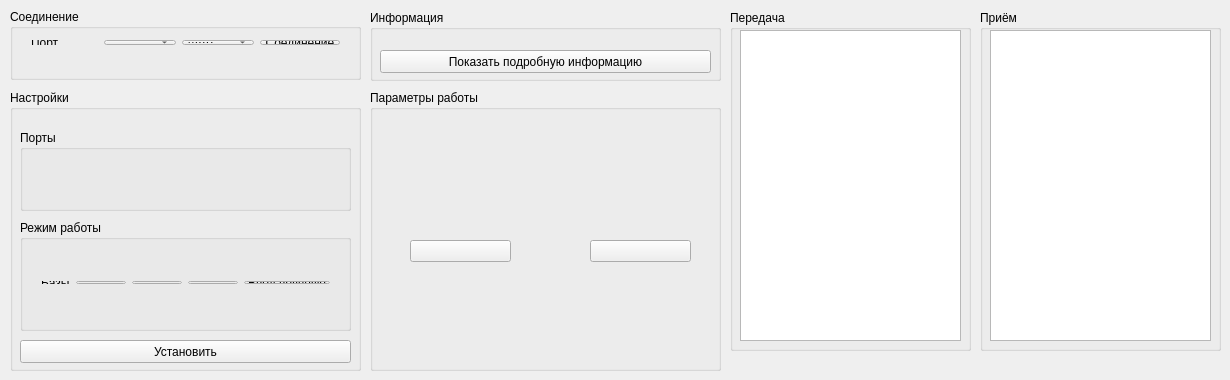
<?xml version="1.0" encoding="UTF-8"?>
<ui version="4.0">
 <class>MainWindow</class>
 <widget class="QMainWindow" name="MainWindow">
  <property name="geometry">
   <rect>
    <x>0</x>
    <y>0</y>
    <width>1230</width>
    <height>380</height>
   </rect>
  </property>
  <property name="sizePolicy">
   <sizepolicy hsizetype="Preferred" vsizetype="Preferred">
    <horstretch>0</horstretch>
    <verstretch>0</verstretch>
   </sizepolicy>
  </property>
  <property name="minimumSize">
   <size>
    <width>1230</width>
    <height>380</height>
   </size>
  </property>
  <property name="maximumSize">
   <size>
    <width>1230</width>
    <height>380</height>
   </size>
  </property>
  <property name="windowTitle">
   <string>Конфигуратор СУ 02</string>
  </property>
  <widget class="QWidget" name="centralWidget">
   <widget class="QGroupBox" name="ConnectionGb">
    <property name="geometry">
     <rect>
      <x>10</x>
      <y>9</y>
      <width>351</width>
      <height>71</height>
     </rect>
    </property>
    <property name="title">
     <string>Соединение</string>
    </property>
    <widget class="QWidget" name="layoutWidget">
     <property name="geometry">
      <rect>
       <x>10</x>
       <y>20</y>
       <width>331</width>
       <height>27</height>
      </rect>
     </property>
     <layout class="QHBoxLayout" name="horizontalLayout">
      <item>
       <widget class="QLabel" name="label">
        <property name="text">
         <string>Порт</string>
        </property>
       </widget>
      </item>
      <item>
       <widget class="QComboBox" name="PortCb"/>
      </item>
      <item>
       <widget class="QComboBox" name="portUserSpeedCbox">
        <item>
         <property name="text">
          <string>Авто</string>
         </property>
        </item>
        <item>
         <property name="text">
          <string>150</string>
         </property>
        </item>
        <item>
         <property name="text">
          <string>300</string>
         </property>
        </item>
        <item>
         <property name="text">
          <string>600</string>
         </property>
        </item>
        <item>
         <property name="text">
          <string>1200</string>
         </property>
        </item>
        <item>
         <property name="text">
          <string>2400</string>
         </property>
        </item>
        <item>
         <property name="text">
          <string>4800</string>
         </property>
        </item>
        <item>
         <property name="text">
          <string>9600</string>
         </property>
        </item>
        <item>
         <property name="text">
          <string>14400</string>
         </property>
        </item>
        <item>
         <property name="text">
          <string>19200</string>
         </property>
        </item>
        <item>
         <property name="text">
          <string>38400</string>
         </property>
        </item>
        <item>
         <property name="text">
          <string>56000</string>
         </property>
        </item>
        <item>
         <property name="text">
          <string>57600</string>
         </property>
        </item>
        <item>
         <property name="text">
          <string>115200</string>
         </property>
        </item>
        <item>
         <property name="text">
          <string>230400</string>
         </property>
        </item>
        <item>
         <property name="text">
          <string>460800</string>
         </property>
        </item>
       </widget>
      </item>
      <item>
       <widget class="QPushButton" name="connBtn">
        <property name="text">
         <string>Соединение</string>
        </property>
       </widget>
      </item>
     </layout>
    </widget>
    <widget class="QWidget" name="layoutWidget">
     <property name="geometry">
      <rect>
       <x>10</x>
       <y>50</y>
       <width>331</width>
       <height>17</height>
      </rect>
     </property>
     <layout class="QHBoxLayout" name="horizontalLayout_2">
      <item>
       <widget class="QLabel" name="label_2">
        <property name="text">
         <string>Статус:</string>
        </property>
       </widget>
      </item>
      <item>
       <widget class="QLabel" name="StatusLabel">
        <property name="text">
         <string>нет соединения</string>
        </property>
        <property name="alignment">
         <set>Qt::AlignRight|Qt::AlignTrailing|Qt::AlignVCenter</set>
        </property>
       </widget>
      </item>
      <item>
       <widget class="QLabel" name="ProtocolLabel">
        <property name="text">
         <string>н/д</string>
        </property>
        <property name="alignment">
         <set>Qt::AlignRight|Qt::AlignTrailing|Qt::AlignVCenter</set>
        </property>
       </widget>
      </item>
     </layout>
    </widget>
   </widget>
   <widget class="QGroupBox" name="ParametersGb">
    <property name="geometry">
     <rect>
      <x>370</x>
      <y>90</y>
      <width>351</width>
      <height>281</height>
     </rect>
    </property>
    <property name="title">
     <string>Параметры работы</string>
    </property>
    <widget class="QWidget" name="layoutWidget">
     <property name="geometry">
      <rect>
       <x>10</x>
       <y>260</y>
       <width>331</width>
       <height>16</height>
      </rect>
     </property>
     <layout class="QHBoxLayout" name="GetBytesHLayout">
      <item>
       <widget class="QLabel" name="label_3">
        <property name="text">
         <string>Количество принятых байт:</string>
        </property>
       </widget>
      </item>
      <item>
       <widget class="QLabel" name="getBytesLbl">
        <property name="text">
         <string>0</string>
        </property>
        <property name="alignment">
         <set>Qt::AlignRight|Qt::AlignTrailing|Qt::AlignVCenter</set>
        </property>
       </widget>
      </item>
     </layout>
    </widget>
    <widget class="QWidget" name="layoutWidget">
     <property name="geometry">
      <rect>
       <x>10</x>
       <y>20</y>
       <width>331</width>
       <height>16</height>
      </rect>
     </property>
     <layout class="QHBoxLayout" name="horizontalLayout_4">
      <item>
       <widget class="QLabel" name="label_4">
        <property name="text">
         <string>Версия:</string>
        </property>
       </widget>
      </item>
      <item>
       <widget class="QLabel" name="versionLbl">
        <property name="text">
         <string>н/д</string>
        </property>
        <property name="alignment">
         <set>Qt::AlignRight|Qt::AlignTrailing|Qt::AlignVCenter</set>
        </property>
       </widget>
      </item>
     </layout>
    </widget>
    <widget class="QWidget" name="layoutWidget">
     <property name="geometry">
      <rect>
       <x>10</x>
       <y>40</y>
       <width>331</width>
       <height>16</height>
      </rect>
     </property>
     <layout class="QHBoxLayout" name="horizontalLayout_7">
      <item>
       <widget class="QLabel" name="label_7">
        <property name="text">
         <string>Порт связи с БУ:</string>
        </property>
       </widget>
      </item>
      <item>
       <widget class="QLabel" name="port2SpeedLbl">
        <property name="text">
         <string>н/д</string>
        </property>
        <property name="alignment">
         <set>Qt::AlignRight|Qt::AlignTrailing|Qt::AlignVCenter</set>
        </property>
       </widget>
      </item>
      <item>
       <widget class="QLabel" name="port2ProtocolLbl">
        <property name="text">
         <string>н/д</string>
        </property>
        <property name="alignment">
         <set>Qt::AlignRight|Qt::AlignTrailing|Qt::AlignVCenter</set>
        </property>
       </widget>
      </item>
     </layout>
    </widget>
    <widget class="QWidget" name="layoutWidget">
     <property name="geometry">
      <rect>
       <x>10</x>
       <y>60</y>
       <width>331</width>
       <height>16</height>
      </rect>
     </property>
     <layout class="QHBoxLayout" name="horizontalLayout_9">
      <item>
       <widget class="QLabel" name="label_9">
        <property name="text">
         <string>Режим исполнения 02:</string>
        </property>
       </widget>
      </item>
      <item>
       <widget class="QLabel" name="SumModeLbl">
        <property name="text">
         <string>н/д</string>
        </property>
        <property name="alignment">
         <set>Qt::AlignRight|Qt::AlignTrailing|Qt::AlignVCenter</set>
        </property>
       </widget>
      </item>
     </layout>
    </widget>
    <widget class="QWidget" name="layoutWidget">
     <property name="geometry">
      <rect>
       <x>10</x>
       <y>80</y>
       <width>331</width>
       <height>16</height>
      </rect>
     </property>
     <layout class="QHBoxLayout" name="horizontalLayout_11">
      <item>
       <widget class="QLabel" name="label_13">
        <property name="text">
         <string>Расположение:</string>
        </property>
       </widget>
      </item>
      <item>
       <widget class="QLabel" name="SumPosLbl">
        <property name="text">
         <string>н/д</string>
        </property>
        <property name="alignment">
         <set>Qt::AlignRight|Qt::AlignTrailing|Qt::AlignVCenter</set>
        </property>
       </widget>
      </item>
     </layout>
    </widget>
    <widget class="BlockBtn" name="pushButton">
     <property name="geometry">
      <rect>
       <x>40</x>
       <y>150</y>
       <width>101</width>
       <height>22</height>
      </rect>
     </property>
     <property name="font">
      <font>
       <family>Times New Roman</family>
       <pointsize>20</pointsize>
       <italic>false</italic>
      </font>
     </property>
     <property name="text">
      <string/>
     </property>
    </widget>
    <widget class="BlockBtn" name="pushButton_2">
     <property name="geometry">
      <rect>
       <x>220</x>
       <y>150</y>
       <width>101</width>
       <height>22</height>
      </rect>
     </property>
     <property name="font">
      <font>
       <family>Times New Roman</family>
       <pointsize>20</pointsize>
      </font>
     </property>
     <property name="text">
      <string/>
     </property>
    </widget>
   </widget>
   <widget class="QGroupBox" name="SettingsGb">
    <property name="geometry">
     <rect>
      <x>10</x>
      <y>90</y>
      <width>351</width>
      <height>281</height>
     </rect>
    </property>
    <property name="title">
     <string>Настройки</string>
    </property>
    <widget class="QPushButton" name="SetBtn">
     <property name="geometry">
      <rect>
       <x>10</x>
       <y>250</y>
       <width>331</width>
       <height>23</height>
      </rect>
     </property>
     <property name="text">
      <string>Установить</string>
     </property>
    </widget>
    <widget class="QGroupBox" name="groupBox">
     <property name="geometry">
      <rect>
       <x>10</x>
       <y>40</y>
       <width>331</width>
       <height>81</height>
      </rect>
     </property>
     <property name="title">
      <string>Порты</string>
     </property>
     <widget class="QWidget" name="layoutWidget">
      <property name="geometry">
       <rect>
        <x>10</x>
        <y>20</y>
        <width>311</width>
        <height>22</height>
       </rect>
      </property>
      <layout class="QHBoxLayout" name="horizontalLayout_5">
       <item>
        <widget class="QLabel" name="label_5">
         <property name="text">
          <string>Управляющий порт</string>
         </property>
        </widget>
       </item>
       <item>
        <widget class="QComboBox" name="port1SpeedCb">
         <item>
          <property name="text">
           <string/>
          </property>
         </item>
         <item>
          <property name="text">
           <string>150</string>
          </property>
         </item>
         <item>
          <property name="text">
           <string>300</string>
          </property>
         </item>
         <item>
          <property name="text">
           <string>600</string>
          </property>
         </item>
         <item>
          <property name="text">
           <string>1200</string>
          </property>
         </item>
         <item>
          <property name="text">
           <string>2400</string>
          </property>
         </item>
         <item>
          <property name="text">
           <string>4800</string>
          </property>
         </item>
         <item>
          <property name="text">
           <string>9600</string>
          </property>
         </item>
         <item>
          <property name="text">
           <string>14400</string>
          </property>
         </item>
         <item>
          <property name="text">
           <string>19200</string>
          </property>
         </item>
         <item>
          <property name="text">
           <string>38400</string>
          </property>
         </item>
         <item>
          <property name="text">
           <string>56000</string>
          </property>
         </item>
         <item>
          <property name="text">
           <string>57600</string>
          </property>
         </item>
         <item>
          <property name="text">
           <string>115200</string>
          </property>
         </item>
         <item>
          <property name="text">
           <string>230400</string>
          </property>
         </item>
         <item>
          <property name="text">
           <string>460800</string>
          </property>
         </item>
        </widget>
       </item>
       <item>
        <widget class="QComboBox" name="port1ProtocolCb">
         <item>
          <property name="text">
           <string/>
          </property>
         </item>
         <item>
          <property name="text">
           <string>NMEA</string>
          </property>
         </item>
         <item>
          <property name="text">
           <string>BINR</string>
          </property>
         </item>
         <item>
          <property name="text">
           <string>BCP2</string>
          </property>
         </item>
        </widget>
       </item>
      </layout>
     </widget>
     <widget class="QWidget" name="layoutWidget">
      <property name="geometry">
       <rect>
        <x>10</x>
        <y>50</y>
        <width>311</width>
        <height>22</height>
       </rect>
      </property>
      <layout class="QHBoxLayout" name="horizontalLayout_6">
       <item>
        <widget class="QLabel" name="label_6">
         <property name="minimumSize">
          <size>
           <width>100</width>
           <height>0</height>
          </size>
         </property>
         <property name="maximumSize">
          <size>
           <width>100</width>
           <height>16777215</height>
          </size>
         </property>
         <property name="text">
          <string>Порт связи с БУ</string>
         </property>
        </widget>
       </item>
       <item>
        <widget class="QComboBox" name="port2SpeedCb">
         <item>
          <property name="text">
           <string/>
          </property>
         </item>
         <item>
          <property name="text">
           <string>150</string>
          </property>
         </item>
         <item>
          <property name="text">
           <string>300</string>
          </property>
         </item>
         <item>
          <property name="text">
           <string>600</string>
          </property>
         </item>
         <item>
          <property name="text">
           <string>1200</string>
          </property>
         </item>
         <item>
          <property name="text">
           <string>2400</string>
          </property>
         </item>
         <item>
          <property name="text">
           <string>4800</string>
          </property>
         </item>
         <item>
          <property name="text">
           <string>9600</string>
          </property>
         </item>
         <item>
          <property name="text">
           <string>14400</string>
          </property>
         </item>
         <item>
          <property name="text">
           <string>19200</string>
          </property>
         </item>
         <item>
          <property name="text">
           <string>38400</string>
          </property>
         </item>
         <item>
          <property name="text">
           <string>56000</string>
          </property>
         </item>
         <item>
          <property name="text">
           <string>57600</string>
          </property>
         </item>
         <item>
          <property name="text">
           <string>115200</string>
          </property>
         </item>
         <item>
          <property name="text">
           <string>230400</string>
          </property>
         </item>
         <item>
          <property name="text">
           <string>460800</string>
          </property>
         </item>
        </widget>
       </item>
       <item>
        <widget class="QComboBox" name="port2ProtocolCb">
         <item>
          <property name="text">
           <string/>
          </property>
         </item>
         <item>
          <property name="text">
           <string>Off</string>
          </property>
         </item>
         <item>
          <property name="text">
           <string>NMEA</string>
          </property>
         </item>
         <item>
          <property name="text">
           <string>BINR</string>
          </property>
         </item>
         <item>
          <property name="text">
           <string>BCP2</string>
          </property>
         </item>
        </widget>
       </item>
      </layout>
     </widget>
    </widget>
    <widget class="QGroupBox" name="groupBox_2">
     <property name="geometry">
      <rect>
       <x>10</x>
       <y>130</y>
       <width>331</width>
       <height>111</height>
      </rect>
     </property>
     <property name="title">
      <string>Режим работы</string>
     </property>
     <widget class="QWidget" name="layoutWidget">
      <property name="geometry">
       <rect>
        <x>10</x>
        <y>20</y>
        <width>311</width>
        <height>22</height>
       </rect>
      </property>
      <layout class="QHBoxLayout" name="horizontalLayout_3">
       <item>
        <widget class="QCheckBox" name="checkBox">
         <property name="text">
          <string>Исполнение 02</string>
         </property>
        </widget>
       </item>
       <item>
        <widget class="QComboBox" name="comboBox">
         <item>
          <property name="text">
           <string>Параллельно</string>
          </property>
         </item>
         <item>
          <property name="text">
           <string>Соосно</string>
          </property>
         </item>
         <item>
          <property name="text">
           <string>Соосно развёрнуты</string>
          </property>
         </item>
        </widget>
       </item>
       <item>
        <widget class="QComboBox" name="comboBox_2">
         <property name="minimumSize">
          <size>
           <width>65</width>
           <height>0</height>
          </size>
         </property>
         <property name="maximumSize">
          <size>
           <width>65</width>
           <height>16777215</height>
          </size>
         </property>
        </widget>
       </item>
      </layout>
     </widget>
     <widget class="QWidget" name="layoutWidget">
      <property name="geometry">
       <rect>
        <x>10</x>
        <y>50</y>
        <width>311</width>
        <height>25</height>
       </rect>
      </property>
      <layout class="QHBoxLayout" name="horizontalLayout_8">
       <item>
        <widget class="QLabel" name="BaseLbl">
         <property name="text">
          <string>Базы</string>
         </property>
        </widget>
       </item>
       <item>
        <widget class="QLineEdit" name="Base1LineEdit">
         <property name="alignment">
          <set>Qt::AlignRight|Qt::AlignTrailing|Qt::AlignVCenter</set>
         </property>
        </widget>
       </item>
       <item>
        <widget class="QLineEdit" name="Base2LineEdit">
         <property name="alignment">
          <set>Qt::AlignRight|Qt::AlignTrailing|Qt::AlignVCenter</set>
         </property>
        </widget>
       </item>
       <item>
        <widget class="QLineEdit" name="Base3LineEdit">
         <property name="alignment">
          <set>Qt::AlignRight|Qt::AlignTrailing|Qt::AlignVCenter</set>
         </property>
        </widget>
       </item>
       <item>
        <widget class="QPushButton" name="BaseManualBtn">
         <property name="text">
          <string>Ввод вручную</string>
         </property>
        </widget>
       </item>
      </layout>
     </widget>
     <widget class="QWidget" name="layoutWidget">
      <property name="geometry">
       <rect>
        <x>10</x>
        <y>80</y>
        <width>311</width>
        <height>22</height>
       </rect>
      </property>
      <layout class="QHBoxLayout" name="horizontalLayout_10">
       <item>
        <widget class="QCheckBox" name="checkBox_2">
         <property name="text">
          <string>Задать расстояние вручную, метры</string>
         </property>
        </widget>
       </item>
       <item>
        <widget class="QLineEdit" name="lineEdit"/>
       </item>
      </layout>
     </widget>
    </widget>
    <widget class="QWidget" name="layoutWidget">
     <property name="geometry">
      <rect>
       <x>10</x>
       <y>20</y>
       <width>331</width>
       <height>22</height>
      </rect>
     </property>
     <layout class="QHBoxLayout" name="horizontalLayout_14">
      <item>
       <widget class="QLabel" name="label_14">
        <property name="text">
         <string>Темп решения</string>
        </property>
       </widget>
      </item>
      <item>
       <widget class="QComboBox" name="SolutionTempCbox">
        <item>
         <property name="text">
          <string>1   Гц</string>
         </property>
        </item>
        <item>
         <property name="text">
          <string>2   Гц</string>
         </property>
        </item>
        <item>
         <property name="text">
          <string>5   Гц</string>
         </property>
        </item>
        <item>
         <property name="text">
          <string>10 Гц</string>
         </property>
        </item>
       </widget>
      </item>
     </layout>
    </widget>
   </widget>
   <widget class="QGroupBox" name="ReceiveGb">
    <property name="geometry">
     <rect>
      <x>980</x>
      <y>10</y>
      <width>241</width>
      <height>341</height>
     </rect>
    </property>
    <property name="title">
     <string>Приём</string>
    </property>
    <widget class="QTextEdit" name="ReceiveTe">
     <property name="geometry">
      <rect>
       <x>10</x>
       <y>20</y>
       <width>221</width>
       <height>311</height>
      </rect>
     </property>
     <property name="font">
      <font>
       <family>Monotxt</family>
       <weight>50</weight>
       <bold>false</bold>
      </font>
     </property>
    </widget>
   </widget>
   <widget class="QGroupBox" name="SendGb">
    <property name="geometry">
     <rect>
      <x>730</x>
      <y>10</y>
      <width>241</width>
      <height>341</height>
     </rect>
    </property>
    <property name="title">
     <string>Передача</string>
    </property>
    <widget class="QTextEdit" name="SendTe">
     <property name="geometry">
      <rect>
       <x>10</x>
       <y>20</y>
       <width>221</width>
       <height>311</height>
      </rect>
     </property>
     <property name="font">
      <font>
       <family>Monotxt</family>
       <weight>50</weight>
       <bold>false</bold>
      </font>
     </property>
    </widget>
   </widget>
   <widget class="QGroupBox" name="groupBox_3">
    <property name="geometry">
     <rect>
      <x>370</x>
      <y>10</y>
      <width>351</width>
      <height>71</height>
     </rect>
    </property>
    <property name="title">
     <string>Информация</string>
    </property>
    <widget class="QWidget" name="layoutWidget">
     <property name="geometry">
      <rect>
       <x>10</x>
       <y>20</y>
       <width>331</width>
       <height>16</height>
      </rect>
     </property>
     <layout class="QHBoxLayout" name="horizontalLayout_13">
      <item>
       <widget class="QLabel" name="label_11">
        <property name="text">
         <string>Навигационное решение:</string>
        </property>
       </widget>
      </item>
      <item>
       <widget class="QLabel" name="NavSolutionLbl">
        <property name="text">
         <string>н/д</string>
        </property>
       </widget>
      </item>
      <item>
       <widget class="QLabel" name="label_8">
        <property name="text">
         <string>Угловое решение:</string>
        </property>
       </widget>
      </item>
      <item>
       <widget class="QLabel" name="AngleSolutionLbl">
        <property name="text">
         <string>н/д</string>
        </property>
       </widget>
      </item>
     </layout>
    </widget>
    <widget class="QPushButton" name="ShowInfoBtn">
     <property name="geometry">
      <rect>
       <x>10</x>
       <y>40</y>
       <width>331</width>
       <height>23</height>
      </rect>
     </property>
     <property name="text">
      <string>Показать подробную информацию</string>
     </property>
    </widget>
   </widget>
  </widget>
 </widget>
 <layoutdefault spacing="6" margin="11"/>
 <customwidgets>
  <customwidget>
   <class>BlockBtn</class>
   <extends>QPushButton</extends>
   <header location="global">customs/blockbtn.h</header>
  </customwidget>
 </customwidgets>
 <resources/>
 <connections/>
</ui>
